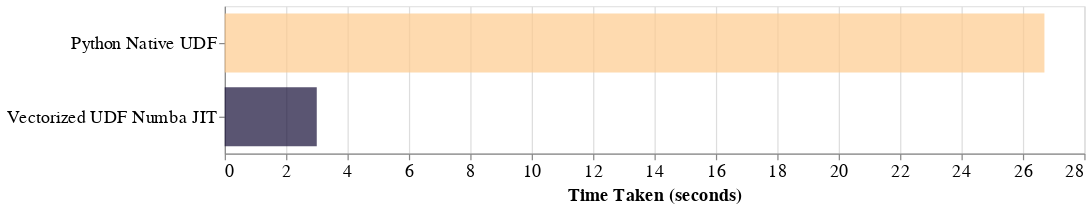

This figure's notebook cell:
### Code cell
entries = {
    "Python Native UDF": 26.701,  # seconds
    "Vectorized UDF Numba JIT": 2.998,  # seconds
}
get_chart(entries)

### Figure 1 — Vega-Lite specification as saved in the notebook (floating-point values rounded to 4 significant figures)
{"config": {"view": {"continuousWidth": 300, "continuousHeight": 300}, "axis": {"labelFontSize": 15, "titleFontSize": 15}, "scale": {"bandPaddingInner": 0.2}}, "data": {"name": "data-b137e790fb5798db648f46fe9656d0de"}, "mark": {"type": "bar"}, "encoding": {"color": {"field": "time_taken", "legend": null, "scale": {"domain": [0, 30], "scheme": "magma"}, "type": "quantitative"}, "opacity": {"value": 0.7}, "x": {"axis": {"title": "Time Taken (seconds)"}, "field": "time_taken", "type": "quantitative"}, "y": {"axis": {"labelLimit": 1000, "title": null}, "field": "approach", "sort": "-x", "type": "nominal"}}, "height": 120, "width": 700, "$schema": "https://vega.github.io/schema/vega-lite/v5.17.0.json", "datasets": {"data-b137e790fb5798db648f46fe9656d0de": [{"approach": "Python Native UDF", "time_taken": 26.7}, {"approach": "Vectorized UDF Numba JIT", "time_taken": 2.998}]}}
